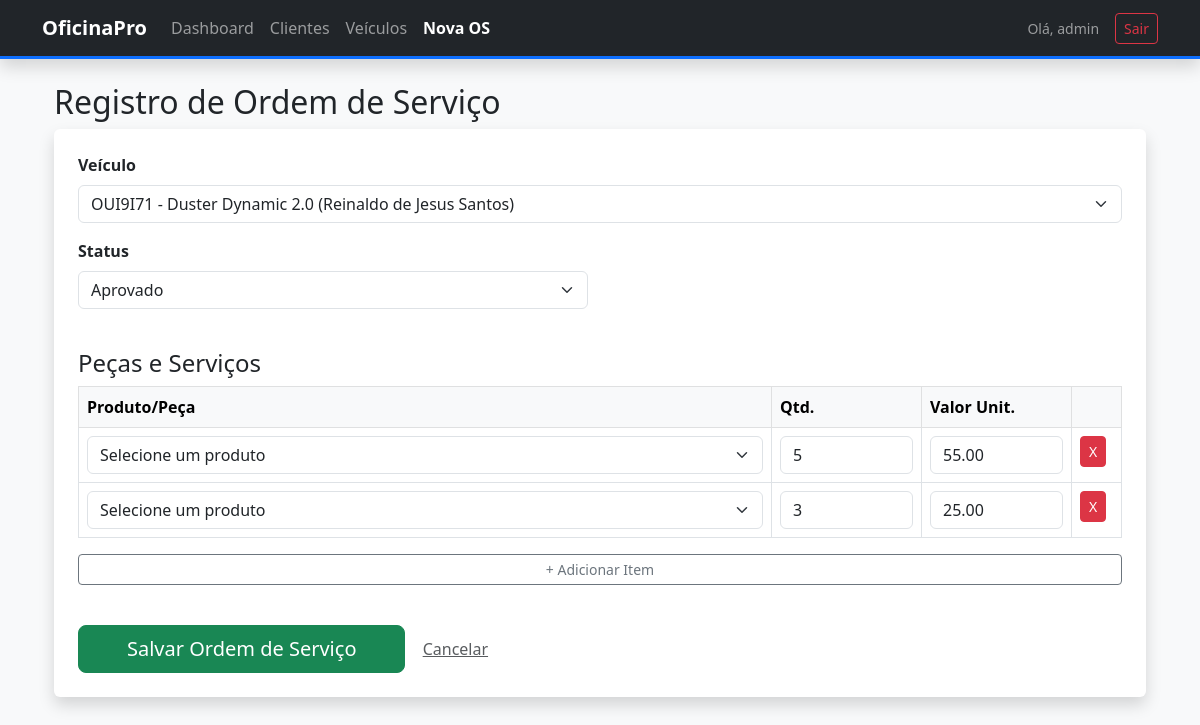
The app's page /oficina/os/editar/1/ (signed in) with its own data.
### gestao/models.py (models this page shows, shortened)
class OrdemServico(models.Model):
    STATUS_CHOICES = [
        ("P", "Pendente"),
        ("A", "Aprovado"),
        ("F", "Finalizado"),
        ("C", "Cancelado"),  # Adicionei Cancelado para maior controle
    ]
    veiculo = models.ForeignKey(Veiculo, on_delete=models.CASCADE)
    mecanico = models.ForeignKey(User, on_delete=models.PROTECT)
    data_criacao = models.DateTimeField(auto_now_add=True)
    status = models.CharField(max_length=1, choices=STATUS_CHOICES,
                              default="P")
    observacoes = models.TextField(blank=True)

class Veiculo(models.Model):
    cliente = models.ForeignKey(
        Cliente, on_delete=models.CASCADE,
        related_name="veiculos"
    )
    placa = models.CharField(max_length=7, unique=True)
    modelo = models.CharField(max_length=50)
    marca = models.CharField(max_length=50)

class ItemOrdemServico(models.Model):
    ordem_servico = models.ForeignKey(
        "OrdemServico", on_delete=models.CASCADE, related_name="itens"
    )
    produto = models.ForeignKey(
        Produto, on_delete=models.PROTECT, verbose_name="Peça/Produto"
    )
    quantidade = models.PositiveIntegerField(default=1)
    valor_unitario = models.DecimalField(
        max_digits=10, decimal_places=2
    )  # Salva o preço no momento da venda

### gestao/views.py (the view, shortened to what this page needs)
# urls.py: path("os/editar/<int:pk>/", views.nova_os, name="editar_os"),
@login_required
def nova_os(request, pk=None):
    os_instancia = get_object_or_404(OrdemServico, pk=pk) if pk else None
    veiculos = Veiculo.objects.all()
    return render(
        request, "gestao/form_os.html", {"veiculos": veiculos,
                                         "os": os_instancia}
    )

### gestao/templates/gestao/form_os.html (shortened to what this page needs)
{% extends 'gestao/base.html' %} {% load crispy_forms_tags %}
{% block content %}
<div class="container mt-4">
    <h2>Registro de Ordem de Serviço</h2>
    <form method="post" class="card p-4 shadow">
        <div class="row">
            <div class="col-12 mb-3">
                <label class="form-label fw-bold">Veículo</label>
                <select name="veiculo" class="form-select" required>
                    {% for v in veiculos %}
                    <option value="{{ v.id }}" {% if os.veiculo.id == v.id %}selected{% endif %}>
                        {{ v.placa }} - {{ v.modelo }} ({{ v.cliente.nome }})
                    </option>
                    {% endfor %}
                </select>
            </div>
            <div class="col-md-6 mb-3">
                <label class="form-label fw-bold">Status</label>
                <select name="status" class="form-select">
                    <option value="A" {% if os.status == 'A' %}selected{% endif %}>Aprovado</option>
                </select>
            </div>
        </div>
        <h4 class="mt-4">Peças e Serviços</h4>
        <div class="table-responsive">
            <table class="table table-bordered" id="tabela-itens">
                <thead class="table-light">
                    <tr>
                        <th>Produto/Peça</th>
                        <th style="width: 150px;">Qtd.</th>
                        <th style="width: 150px;">Valor Unit.</th>
                        <th style="width: 50px;"></th>
                    </tr>
                </thead>
                <tbody id="itens-body">
                    {% if os and os.itens.all %}
                    {% for item in os.itens.all %}
                    <tr>
                        <td>
                            <select name="produto[]" class="form-select" required>
                                <option value="">Selecione um produto</option>
                            </select>
                        </td>
                        <td>
                            <input type="number" name="quantidade[]" class="form-control" value="{{ item.quantidade }}" step="1"
                                required>
                        </td>
                        <td>
                            <input type="text" name="valor[]" class="form-control" value="{{ item.valor_unitario|floatformat:2 }}"
                                required>
                        </td>
                        <td>
                            <button type="button" class="btn btn-danger btn-sm" onclick="this.closest('tr').remove()">X</button>
                        </td>
                    </tr>
                    {% endfor %}
                    {% endif %}
                </tbody>
            </table>
        </div>
        <button type="button" class="btn btn-outline-secondary btn-sm mb-4" id="add-item">
            + Adicionar Item
        </button>
        <div class="mt-3">
            <button type="submit" class="btn btn-success btn-lg px-5">Salvar Ordem de Serviço</button>
            <a href="{% url 'dashboard' %}" class="btn btn-link text-muted">Cancelar</a>
        </div>
    </form>
</div>
{% endblock %}

### gestao/templates/gestao/base.html (shortened to what this page needs)
{% load static %}
<!DOCTYPE html>
<html lang="pt-br">
<head>
    <link href="https://cdn.jsdelivr.net/npm/bootstrap@5.3.0/dist/css/bootstrap.min.css" rel="stylesheet">
    <link rel="stylesheet" href="{% static 'gestao/css/style.css' %}">
</head>
<body class="bg-light">
    <nav class="navbar navbar-expand-lg navbar-dark bg-dark shadow mb-4">
        <div class="container">
            <a class="navbar-brand fw-bold" href="{% url 'dashboard' %}">
                 OficinaPro
            </a>
            <div class="collapse navbar-collapse" id="navbarNav">
                <ul class="navbar-nav me-auto">
                    <li class="nav-item">
                        <a class="nav-link {% if request.resolver_match.url_name == 'dashboard' %}active fw-bold text-white{% endif %}"
                            href="{% url 'dashboard' %}">
                             Dashboard
                        </a>
                    </li>
                    <li class="nav-item">
                        <a class="nav-link {% if 'cliente' in request.resolver_match.url_name %}active fw-bold text-white{% endif %}"
                            href="{% url 'lista_clientes' %}">
                             Clientes
                        </a>
                    </li>
                    <li class="nav-item">
                        <a class="nav-link {% if 'veiculo' in request.resolver_match.url_name %}active fw-bold text-white{% endif %}"
                            href="{% url 'lista_veiculos' %}">
                             Veículos
                        </a>
                    </li>
                    <li class="nav-item">
                        <a class="nav-link {% if 'os' in request.resolver_match.url_name %}active fw-bold text-white{% endif %}"
                            href="{% url 'nova_os' %}">
                             Nova OS
                        </a>
                    </li>
                </ul>
                <div class="d-flex align-items-center">
                    <span class="navbar-text me-3 small">
                         Olá, {{ user.username }}
                    </span>
                    <form action="{% url 'logout' %}" method="post" class="d-inline">
                        <button type="submit" class="btn btn-sm btn-outline-danger">
                             Sair
                        </button>
                    </form>
                </div>
            </div>
        </div>
        </nav>
    <div class="container">
        {% block content %}
        {% endblock %}
    </div>
</body>
</html>

### gestao/static/gestao/css/style.css (style rules this page uses)
body { background-color: #f8f9fa; }
.navbar { border-bottom: 3px solid #0d6efd; }
.nav-link { transition: all 0.3s ease; }
.card { border: none; transition: transform 0.2s; }

### records on screen
OrdemServico: veiculo "OUI9I71 - Duster Dynamic 2.0 (Reinaldo de Jesus Santos)", status "Aprovado"
ItemOrdemServico: quantidade "5", valor_unitario "55.00"
ItemOrdemServico: quantidade "3", valor_unitario "25.00"

### other values on screen
{{ user.username }} "admin"
